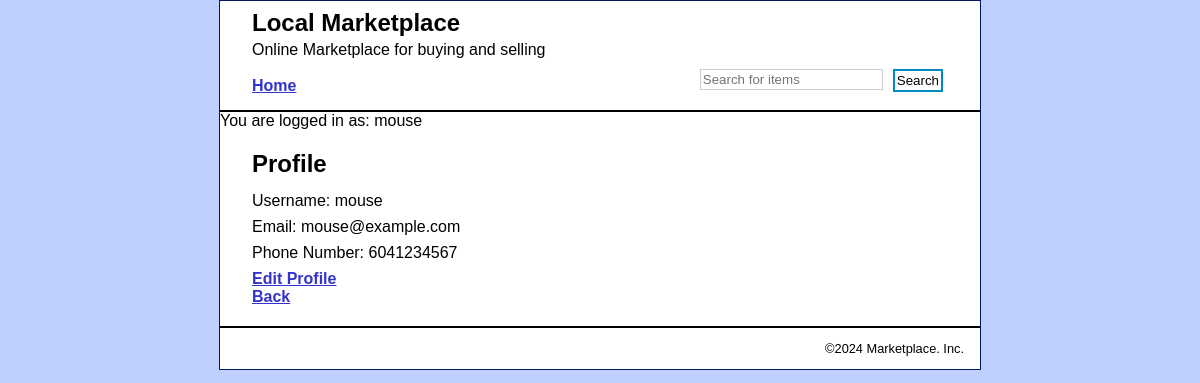
Screenshot of /profile/profile.php (signed in) with the database file from the repository.
### tables this page shows
CREATE TABLE `users` (
  `userID` int(11) NOT NULL,
  `userName` varchar(50) DEFAULT NULL,
  `email` varchar(100) DEFAULT NULL,
  `password` varchar(100) DEFAULT NULL,
  `phone` varchar(15) DEFAULT NULL,
  `registrationDate` datetime DEFAULT NULL
);

### profile/profile.php (the view, shortened to what this page needs)
<?php
include('../view/header.php');
$userID = $_SESSION['userID'];
$sql = "SELECT * FROM users WHERE UserID = $userID";
$result = mysqli_query($conn, $sql);
if (mysqli_num_rows($result) == 1) {
    $row = mysqli_fetch_assoc($result);
    $username = $row['userName'];
    $email = $row['email'];
    $phone = $row['phone'];
} else {
    echo "User not found.";
    exit();
}
?>
<head>
</head>
<body>
    <h1>Profile</h1>
    <p>Username: <?php echo $username; ?></p>
    <p>Email: <?php echo $email; ?></p>
    <p>Phone Number: <?php echo $phone; ?></p>
    <a href="edit_profile.php">Edit Profile</a><br>
    <a href="../index.php">Back</a>
</body>
</html>
<?php include '../view/footer.php'; ?>

### view/header.php (shortened to what this page needs)
<!DOCTYPE html>
<html>
<head>
    <link rel="stylesheet" type="text/css" href="../css/main.css">
</head>
<body>
    <header>
    <div class="header-top">
            <h1>Local Marketplace</h1>
            <p>Online Marketplace for buying and selling</p>
        </div>
        <div class="header-bottom">
            <a href="../index.php">Home</a>
            <form action="../items/browse.php" method="GET" class="search-form">
            <input type="text" name="search" placeholder="Search for items">
            <input type="submit" value="Search">
        </form>
        </div>
    </header>
    <?php include '../config/database.php'; ?>
    <?php
    if (isset($_SESSION['userID'])) {
        $userID = $_SESSION['userID'];
        $sql = "SELECT * FROM users WHERE userID = '$userID'";
        $result = mysqli_query($conn, $sql);
        if ($result && mysqli_num_rows($result) > 0) {
            $row = mysqli_fetch_assoc($result);
            echo "You are logged in as: {$row['userName']}";
        } else {
            echo "Error fetching user information.";
        }
    }
    ?>
<main>

### css/main.css (style rules this page uses)
html { background-color: #BFCFFE; }
body { margin-top: 0; font-family: Arial, Helvetica, sans-serif; width: 760px; margin: 0 auto; background-color: white; border: 1px solid #001963; }
header { margin: 0; border-bottom: 2px solid black; padding: .5em 2em; }
header h1 { color: black; margin: 0; padding: 0; }
header p { margin: 0; padding: .25em 0 0 0; }
main { margin: 0; padding: .5em 2em .25em; }
h1 { font-size: 150%; margin: 0; padding: .5em 0 .25em; }
h1, h2 { color: black; }
p { margin: .5em 0 .5em 0; padding: 0; }
a { color: #3333CC; font-weight: bold; }
form { margin: 0; }
form input { float:left; padding: 2px; margin-bottom: 10px; margin-right: 5px ; border: 1px solid #ccc; box-sizing: border-box; }
form input[type=submit] { background-color: white; color:black; border: 2px solid #008CBA; margin-left: 130px; }
.header-top { margin-bottom: 10px; }
.header-bottom { display: flex; justify-content: space-between; align-items: center; }
.search-form input[type="text"] { float: left; padding: 2px; margin-bottom: 10px; margin-right: 5px; border: 1px solid #ccc; box-sizing: border-box; }
.search-form input[type="submit"] { background-color: white; color: black; border: 2px solid #008CBA; margin-left: 5px; }

### rows the page displays
users: userName "mouse", email "mouse@example.com", phone "6041234567"
